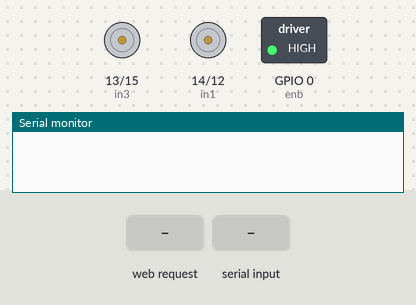
Bench run of a sketch on a simulated ESP8266 (NodeMCU). On the bench: motor-driver pin pairs drawn as motors (green arrow = first pin HIGH = forward, orange = second pin HIGH = backward, longer = more drive), switched loads named in the sketch (green lamp = pin HIGH), the last lines printed to the serial monitor. Inputs (shaded band) come from the test bench.

Above: at 1.2 s.
1.3 s: HTTP request GET /?State=F received
At 1.6 s:
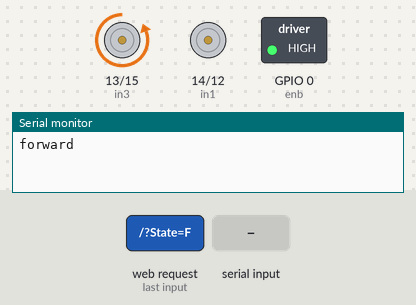
2.8 s: "B" received over Serial
At 4.0 s:
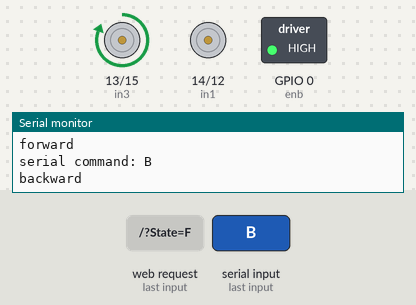
4.3 s: HTTP request GET /?State=R received
At 5.1 s:
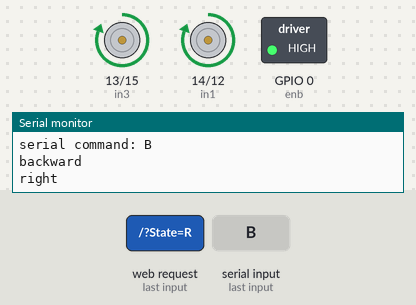
5.8 s: "F" received over Serial
At 6.3 s:
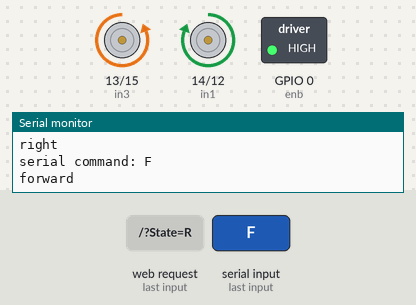
7.3 s: HTTP request GET /?State=L received
At 8.5 s:
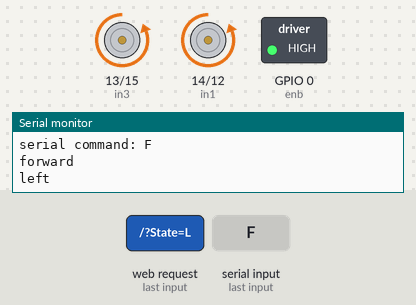
8.8 s: "H" received over Serial
At 9.8 s:
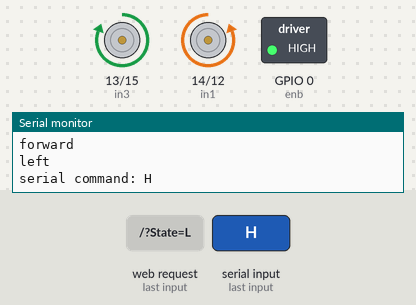
Timing chart, 0 to 11.3 s (numbered marks = the images above; inputs shaded):
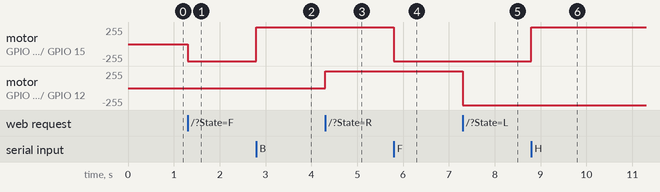

Measured:
- after the input at 1.3 s, motor on GPIO 13 (in3) / GPIO 15 (in4): stopped → backward 255/255 at once
- after the input at 2.8 s, motor on GPIO 13 (in3) / GPIO 15 (in4): backward 255/255 → forward 255/255 at once
- after the input at 4.3 s, motor on GPIO 14 (in1) / GPIO 12 (in2): stopped → forward 255/255 at once
- after the input at 5.8 s, motor on GPIO 13 (in3) / GPIO 15 (in4): forward 255/255 → backward 255/255 at once
- after the input at 7.3 s, motor on GPIO 14 (in1) / GPIO 12 (in2): forward 255/255 → backward 255/255 at once
- after the input at 8.8 s, motor on GPIO 13 (in3) / GPIO 15 (in4): backward 255/255 → forward 255/255 at once

The sketch:

esp8266-remote-control.ino
```cpp
#include <ESP8266WiFi.h>
#include <ESP8266WebServer.h>
#include <ArduinoOTA.h>

const char * ssid_name = "RC Rock Crawler";
const char * ssid_password = "123456788";

const int in1 = 14;
const int in2 = 12;
const int in3 = 13;
const int in4 = 15;
const int enb = 0;

void setup() {
  Serial.begin(115200);
  while (!Serial) {
    ;
  }

  pinMode(in1, OUTPUT);
  pinMode(in2, OUTPUT);
  pinMode(in3, OUTPUT);
  pinMode(in4, OUTPUT);
  pinMode(enb, OUTPUT);

  enableWiFiAP();
  beginOTA();
  beginServer();

  analogWrite(enb, 255);
}

void loop() {
  ArduinoOTA.handle();
  handleServer();

  serial();
}

void serial() {
  String data = "";
  if (Serial.available() > 0) {
    char c = Serial.read();
    data += c;
    if (data.length() > 0) {
      Serial.print("serial command: ");
      Serial.println(data);
      parser(data);
    }
  }
}

void enableWiFiAP() {
  WiFi.mode(WIFI_AP);
  WiFi.softAP(ssid_name, ssid_password);
}
```

ota.ino
```cpp
void beginOTA() {
  ArduinoOTA.onStart([]() {
    String type;
    if (ArduinoOTA.getCommand() == U_FLASH) {
      type = "sketch";
    } else { // U_FS
      type = "filesystem";
    }

    // NOTE: if updating FS this would be the place to unmount FS using FS.end()
    Serial.println("Start updating " + type);
  });
  ArduinoOTA.onEnd([]() {
    Serial.println("\nEnd");
  });
  ArduinoOTA.onProgress([](unsigned int progress, unsigned int total) {
    Serial.printf("Progress: %u%%\r", (progress / (total / 100)));
  });
  ArduinoOTA.onError([](ota_error_t error) {
    Serial.printf("Error[%u]: ", error);
    if (error == OTA_AUTH_ERROR) {
      Serial.println("Auth Failed");
    } else if (error == OTA_BEGIN_ERROR) {
      Serial.println("Begin Failed");
    } else if (error == OTA_CONNECT_ERROR) {
      Serial.println("Connect Failed");
    } else if (error == OTA_RECEIVE_ERROR) {
      Serial.println("Receive Failed");
    } else if (error == OTA_END_ERROR) {
      Serial.println("End Failed");
    }
  });
  ArduinoOTA.begin();
}
```

parser.ino
```cpp
String current_state = "";

void parser(String data) {
  if (current_state != data) {
    current_state = data;

    String d = current_state;

    if (d == "F") _forward();
    else if (d == "B") _backward();
    else if (d == "R") _right();
    else if (d == "L") _left();
    else if (d == "I") _forwardRight();
    else if (d == "G") _forwardLeft();
    else if (d == "J") _backwardRight();
    else if (d == "H") _backwardLeft();
    else if (d == "S") _stop();

    else if (d == "0") _changeSpeedB(70);
    else if (d == "1") _changeSpeedB(73);
    else if (d == "2") _changeSpeedB(76);
    else if (d == "3") _changeSpeedB(79);
    else if (d == "4") _changeSpeedB(82);
    else if (d == "5") _changeSpeedB(85);
    else if (d == "6") _changeSpeedB(88);
    else if (d == "7") _changeSpeedB(91);
    else if (d == "8") _changeSpeedB(94);
    else if (d == "9") _changeSpeedB(97);
    else if (d == "q") _changeSpeedB(100);

    //    Serial.println(d);
  }
}

void _forward() {
  Serial.println("forward");
  _changeMotorB(true);
}

void _backward() {
  Serial.println("backward");
  _changeMotorB(false);
}

void _right() {
  Serial.println("right");
  _changeMotorA(true);
}

void _left() {
  Serial.println("left");
  _changeMotorA(false);
}

void _forwardRight() {
  _changeMotorA(true);
  _changeMotorB(true);
}

void _forwardLeft() {
  _changeMotorA(false);
  _changeMotorB(true);
}

void _backwardRight() {
  _changeMotorA(true);
  _changeMotorB(false);
}

void _backwardLeft() {
  _changeMotorA(false);
  _changeMotorB(false);
}

void _stop() {
  Serial.println("stop");
  digitalWrite(in1, LOW);
  digitalWrite(in2, LOW);
  digitalWrite(in3, LOW);
  digitalWrite(in4, LOW);
}

void _changeMotorA(bool is_right) {
  digitalWrite(in1, is_right ? HIGH : LOW);
  digitalWrite(in2, is_right ? LOW : HIGH);
}

void _changeMotorB(bool is_forward) {
  digitalWrite(in3, is_forward ? LOW : HIGH);
  digitalWrite(in4, is_forward ? HIGH : LOW);
}

void _changeSpeedB(float percent) {
  float value = ((float) percent / 100.0) * 255.0;
  int value1 = value;
  analogWrite(enb, value1);
  Serial.println(value1);
}
```

server.ino
```cpp
ESP8266WebServer server(80);

void beginServer() {
  server.on("/", server_handleRoot);
  server.begin();
}

void handleServer() {
  server.handleClient();
}

void server_handleRoot() {
  server.send(200, "text/html", "");
  if (server.hasArg("State")) {
    String data = server.arg("State");
    parser(data);
  }
}
```
